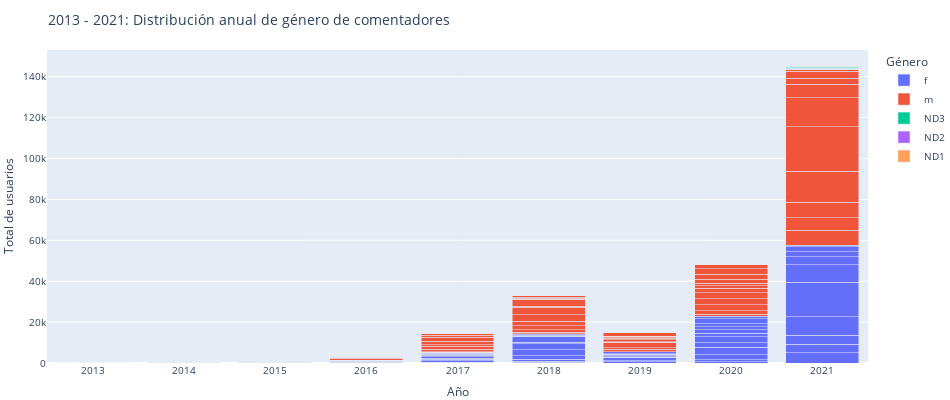

This figure's notebook cell:
### Code cell
fig3 = px.bar(gen_month_tot_g, x="post_date_year", y="count_genre", color="SEXO", barmode='stack')
fig3.update_layout(legend_title="Género", xaxis_title='Año', yaxis_title='Total de usuarios')

fig3.update_layout(title='2013 - 2021: Distribución anual de género de comentadores',
                  legend_title="Género",
                  autosize=False,
                  width=950,
                  height=400,
                  margin=dict(l=0, r=0, t=50, b=0),
                  font=dict(size=10))

fig3.show()

### Figure 1 — Plotly figure (JSON) as saved in the notebook; plotly's stock layout.template omitted (floating-point values rounded to 4 significant figures)
{"data": [{"alignmentgroup": "True", "hovertemplate": "SEXO=f<br>post_date_year=%{x}<br>count_genre=%{y}<extra></extra>", "legendgroup": "f", "marker": {"color": "#636efa"}, "name": "f", "offsetgroup": "f", "orientation": "v", "showlegend": true, "textposition": "auto", "type": "bar", "x": ["2013", "2014", "2014", "2014", "2014", "2014", "2014", "2014", "2014", "2014", "2014", "2015", "2015", "2015", "2015", "2015", "2015", "2015", "2015", "2015", "2015", "2016", "2016", "2016", "2016", "2016", "2016", "2016", "2016", "2016", "2016", "2016", "2016", "2017", "2017", "2017", "2017", "2017", "2017", "2017", "2017", "2017", "2017", "2017", "2017", "2018", "2018", "2018", "2018", "2018", "2018", "2018", "2018", "2018", "2018", "2018", "2018", "2019", "2019", "2019", "2019", "2019", "2019", "2019", "2019", "2019", "2019", "2019", "2019", "2020", "2020", "2020", "2020", "2020", "2020", "2020", "2020", "2020", "2020", "2020", "2020", "2021", "2021", "2021", "2021", "2021", "2021", "2021", "2021", "2021", "2021"], "xaxis": "x", "y": [1, 12, 47, 63, 1, 6, 11, 11, 2, 18, 2, 2, 3, 2, 19, 16, 25, 1, 47, 65, 102, 4, 2, 81, 64, 287, 233, 3, 10, 213, 142, 58, 137, 136, 67, 39, 146, 73, 558, 777, 503, 758, 634, 572, 523, 426, 373, 1096, 1623, 2920, 2972, 695, 2663, 348, 379, 402, 402, 664, 496, 1399, 127, 120, 297, 437, 522, 114, 285, 168, 895, 656, 819, 2630, 3508, 2362, 2894, 1734, 1543, 1695, 1462, 2296, 1337, 4980, 4138, 4513, 8945, 16863, 8621, 3826, 2439, 2593, 716], "yaxis": "y"}, {"alignmentgroup": "True", "hovertemplate": "SEXO=m<br>post_date_year=%{x}<br>count_genre=%{y}<extra></extra>", "legendgroup": "m", "marker": {"color": "#EF553B"}, "name": "m", "offsetgroup": "m", "orientation": "v", "showlegend": true, "textposition": "auto", "type": "bar", "x": ["2013", "2014", "2014", "2014", "2014", "2014", "2014", "2014", "2014", "2014", "2014", "2015", "2015", "2015", "2015", "2015", "2015", "2015", "2015", "2015", "2015", "2015", "2015", "2016", "2016", "2016", "2016", "2016", "2016", "2016", "2016", "2016", "2016", "2016", "2016", "2017", "2017", "2017", "2017", "2017", "2017", "2017", "2017", "2017", "2017", "2017", "2017", "2018", "2018", "2018", "2018", "2018", "2018", "2018", "2018", "2018", "2018", "2018", "2018", "2019", "2019", "2019", "2019", "2019", "2019", "2019", "2019", "2019", "2019", "2019", "2019", "2020", "2020", "2020", "2020", "2020", "2020", "2020", "2020", "2020", "2020", "2020", "2020", "2021", "2021", "2021", "2021", "2021", "2021", "2021", "2021", "2021", "2021"], "xaxis": "x", "y": [8, 35, 24, 41, 7, 9, 14, 6, 7, 14, 3, 7, 6, 4, 6, 39, 32, 37, 2, 3, 50, 71, 89, 4, 3, 104, 84, 1015, 271, 5, 16, 325, 172, 143, 191, 241, 110, 65, 195, 86, 1210, 1385, 879, 1722, 1852, 1082, 975, 850, 1103, 2001, 2138, 3274, 3544, 631, 3032, 418, 420, 368, 740, 1323, 630, 2312, 164, 200, 314, 985, 713, 258, 547, 215, 1559, 947, 1703, 2914, 3040, 2694, 2245, 1324, 1294, 1881, 2364, 2784, 2047, 7326, 5987, 7628, 15280, 21771, 14018, 6645, 3044, 3237, 1033], "yaxis": "y"}, {"alignmentgroup": "True", "hovertemplate": "SEXO=ND3<br>post_date_year=%{x}<br>count_genre=%{y}<extra></extra>", "legendgroup": "ND3", "marker": {"color": "#00cc96"}, "name": "ND3", "offsetgroup": "ND3", "orientation": "v", "showlegend": true, "textposition": "auto", "type": "bar", "x": ["2014", "2015", "2015", "2016", "2016", "2016", "2016", "2016", "2016", "2016", "2016", "2017", "2017", "2017", "2017", "2017", "2017", "2017", "2017", "2017", "2017", "2017", "2017", "2018", "2018", "2018", "2018", "2018", "2018", "2018", "2018", "2018", "2018", "2018", "2018", "2019", "2019", "2019", "2019", "2019", "2019", "2019", "2019", "2019", "2019", "2019", "2020", "2020", "2020", "2020", "2020", "2020", "2020", "2020", "2020", "2020", "2020", "2020", "2021", "2021", "2021", "2021", "2021", "2021", "2021", "2021", "2021", "2021"], "xaxis": "x", "y": [2, 9, 5, 1, 2, 20, 12, 11, 9, 2, 4, 3, 1, 1, 4, 4, 18, 42, 26, 36, 33, 25, 25, 18, 19, 34, 34, 71, 98, 6, 58, 10, 9, 3, 8, 28, 15, 60, 4, 2, 22, 22, 2, 12, 2, 26, 11, 33, 78, 92, 54, 42, 32, 37, 39, 27, 62, 36, 112, 127, 130, 276, 451, 291, 182, 66, 80, 23], "yaxis": "y"}, {"alignmentgroup": "True", "hovertemplate": "SEXO=ND2<br>post_date_year=%{x}<br>count_genre=%{y}<extra></extra>", "legendgroup": "ND2", "marker": {"color": "#ab63fa"}, "name": "ND2", "offsetgroup": "ND2", "orientation": "v", "showlegend": true, "textposition": "auto", "type": "bar", "x": ["2016", "2016", "2016", "2017", "2017", "2017", "2018", "2018", "2018", "2018", "2018", "2019", "2019", "2019", "2020", "2020", "2020", "2020", "2020", "2020", "2020", "2020", "2020", "2021", "2021", "2021", "2021", "2021", "2021", "2021", "2021", "2021", "2021"], "xaxis": "x", "y": [2, 1, 1, 1, 1, 3, 1, 2, 1, 1, 1, 3, 1, 3, 1, 2, 2, 2, 1, 1, 3, 5, 2, 3, 5, 3, 11, 17, 8, 3, 2, 2, 1], "yaxis": "y"}, {"alignmentgroup": "True", "hovertemplate": "SEXO=ND1<br>post_date_year=%{x}<br>count_genre=%{y}<extra></extra>", "legendgroup": "ND1", "marker": {"color": "#FFA15A"}, "name": "ND1", "offsetgroup": "ND1", "orientation": "v", "showlegend": true, "textposition": "auto", "type": "bar", "x": ["2020", "2021", "2021", "2021", "2021"], "xaxis": "x", "y": [1, 1, 1, 2, 1], "yaxis": "y"}], "layout": {"autosize": false, "barmode": "stack", "font": {"size": 10}, "height": 400, "legend": {"title": {"text": "Género"}, "tracegroupgap": 0}, "margin": {"b": 0, "l": 0, "r": 0, "t": 50}, "title": {"text": "2013 - 2021: Distribución anual de género de comentadores"}, "width": 950, "xaxis": {"anchor": "y", "domain": [0, 1], "title": {"text": "Año"}}, "yaxis": {"anchor": "x", "domain": [0, 1], "title": {"text": "Total de usuarios"}}}}
